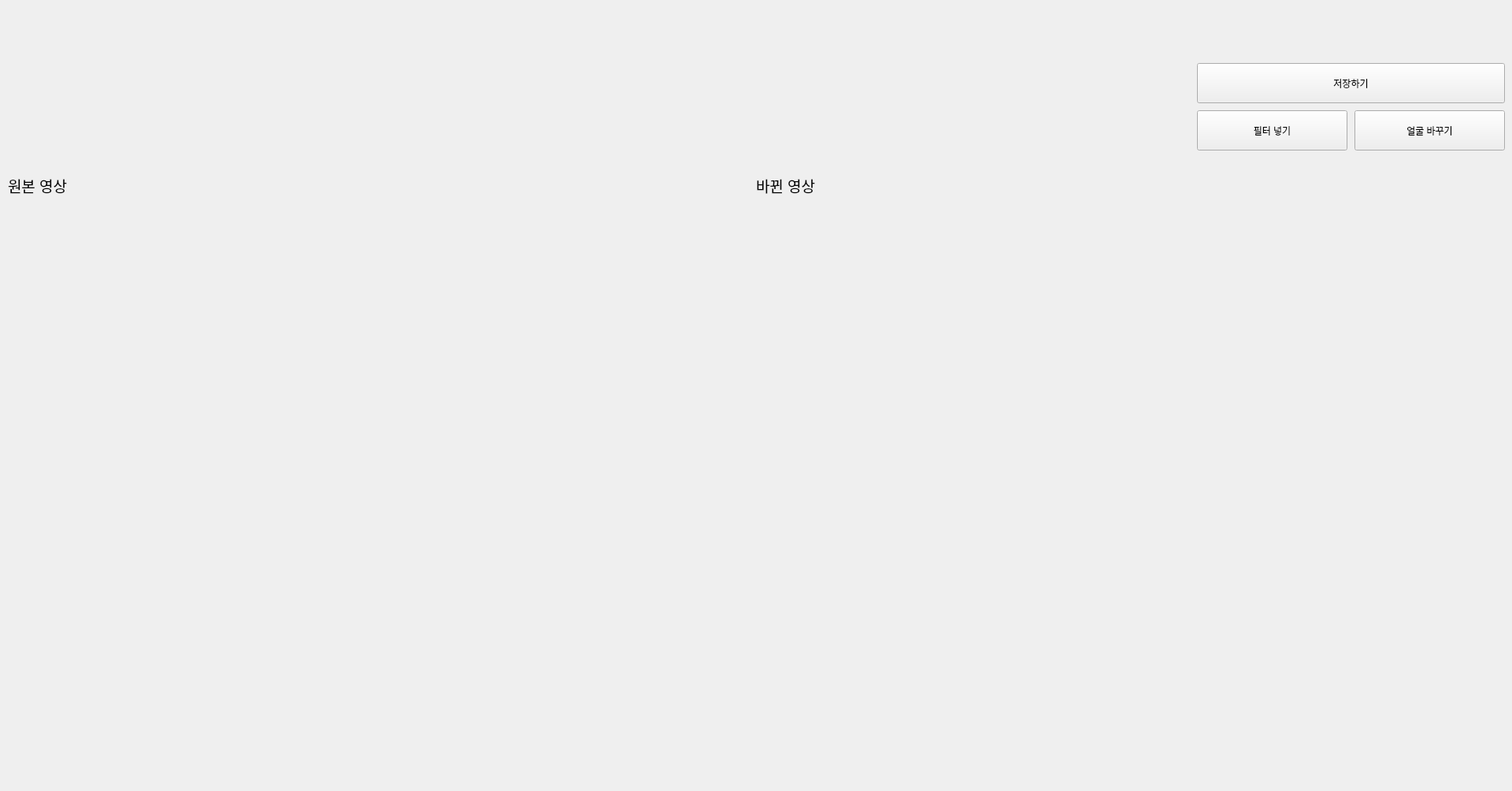
<?xml version="1.0" encoding="UTF-8"?>
<ui version="4.0">
 <class>MainWindow</class>
 <widget class="QMainWindow" name="MainWindow">
  <property name="geometry">
   <rect>
    <x>0</x>
    <y>0</y>
    <width>1920</width>
    <height>1004</height>
   </rect>
  </property>
  <property name="windowTitle">
   <string>MainWindow</string>
  </property>
  <widget class="QWidget" name="centralwidget">
   <widget class="QLabel" name="originalVideo">
    <property name="geometry">
     <rect>
      <x>0</x>
      <y>270</y>
      <width>960</width>
      <height>540</height>
     </rect>
    </property>
    <property name="text">
     <string/>
    </property>
    <property name="alignment">
     <set>Qt::AlignCenter</set>
    </property>
   </widget>
   <widget class="QLabel" name="changedVideo">
    <property name="geometry">
     <rect>
      <x>960</x>
      <y>270</y>
      <width>960</width>
      <height>540</height>
     </rect>
    </property>
    <property name="text">
     <string/>
    </property>
    <property name="alignment">
     <set>Qt::AlignCenter</set>
    </property>
   </widget>
   <widget class="QPushButton" name="faceButton">
    <property name="geometry">
     <rect>
      <x>1720</x>
      <y>140</y>
      <width>191</width>
      <height>51</height>
     </rect>
    </property>
    <property name="text">
     <string>얼굴 바꾸기</string>
    </property>
   </widget>
   <widget class="QPushButton" name="filterButton">
    <property name="geometry">
     <rect>
      <x>1520</x>
      <y>140</y>
      <width>191</width>
      <height>51</height>
     </rect>
    </property>
    <property name="text">
     <string>필터 넣기</string>
    </property>
   </widget>
   <widget class="QLabel" name="text">
    <property name="geometry">
     <rect>
      <x>10</x>
      <y>220</y>
      <width>121</width>
      <height>31</height>
     </rect>
    </property>
    <property name="font">
     <font>
      <family>Arial</family>
      <pointsize>14</pointsize>
     </font>
    </property>
    <property name="text">
     <string>원본 영상</string>
    </property>
   </widget>
   <widget class="QLabel" name="text2">
    <property name="geometry">
     <rect>
      <x>960</x>
      <y>220</y>
      <width>111</width>
      <height>31</height>
     </rect>
    </property>
    <property name="font">
     <font>
      <family>Arial</family>
      <pointsize>14</pointsize>
     </font>
    </property>
    <property name="text">
     <string>바뀐 영상</string>
    </property>
   </widget>
   <widget class="QPushButton" name="saveButton">
    <property name="geometry">
     <rect>
      <x>1520</x>
      <y>80</y>
      <width>391</width>
      <height>51</height>
     </rect>
    </property>
    <property name="text">
     <string>저장하기</string>
    </property>
   </widget>
  </widget>
 </widget>
 <resources/>
 <connections/>
</ui>
